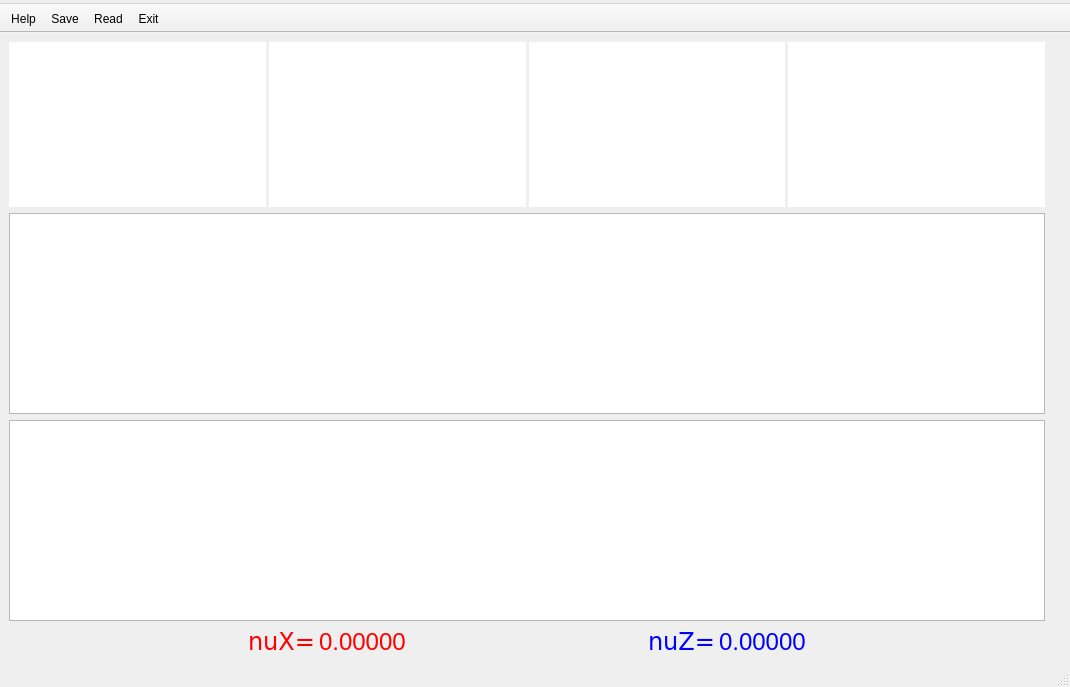
<?xml version="1.0" encoding="UTF-8"?>
<ui version="4.0">
 <class>MainWindow</class>
 <widget class="QMainWindow" name="MainWindow">
  <property name="windowModality">
   <enum>Qt::NonModal</enum>
  </property>
  <property name="geometry">
   <rect>
    <x>0</x>
    <y>0</y>
    <width>1070</width>
    <height>687</height>
   </rect>
  </property>
  <property name="sizePolicy">
   <sizepolicy hsizetype="Expanding" vsizetype="Expanding">
    <horstretch>0</horstretch>
    <verstretch>0</verstretch>
   </sizepolicy>
  </property>
  <property name="windowTitle">
   <string>MainWindow</string>
  </property>
  <widget class="QWidget" name="centralwidget">
   <property name="sizePolicy">
    <sizepolicy hsizetype="Minimum" vsizetype="Minimum">
     <horstretch>0</horstretch>
     <verstretch>0</verstretch>
    </sizepolicy>
   </property>
   <layout class="QGridLayout" name="gridLayout">
    <item row="0" column="0">
     <layout class="QVBoxLayout" name="verticalLayout_2">
      <item>
       <layout class="QHBoxLayout" name="horizontalLayout">
        <property name="spacing">
         <number>3</number>
        </property>
        <item>
         <widget class="PlotWidget" name="plot1">
          <property name="enabled">
           <bool>true</bool>
          </property>
          <property name="sizePolicy">
           <sizepolicy hsizetype="Expanding" vsizetype="Expanding">
            <horstretch>0</horstretch>
            <verstretch>0</verstretch>
           </sizepolicy>
          </property>
          <property name="minimumSize">
           <size>
            <width>0</width>
            <height>1</height>
           </size>
          </property>
          <property name="maximumSize">
           <size>
            <width>16777215</width>
            <height>165</height>
           </size>
          </property>
          <property name="toolTip">
           <string>X plot</string>
          </property>
          <property name="styleSheet">
           <string notr="true"/>
          </property>
          <property name="frameShape">
           <enum>QFrame::NoFrame</enum>
          </property>
          <property name="lineWidth">
           <number>1</number>
          </property>
          <property name="sizeAdjustPolicy">
           <enum>QAbstractScrollArea::AdjustIgnored</enum>
          </property>
          <property name="alignment">
           <set>Qt::AlignCenter</set>
          </property>
         </widget>
        </item>
        <item>
         <widget class="PlotWidget" name="plot2">
          <property name="enabled">
           <bool>true</bool>
          </property>
          <property name="sizePolicy">
           <sizepolicy hsizetype="Expanding" vsizetype="Expanding">
            <horstretch>0</horstretch>
            <verstretch>0</verstretch>
           </sizepolicy>
          </property>
          <property name="minimumSize">
           <size>
            <width>0</width>
            <height>1</height>
           </size>
          </property>
          <property name="maximumSize">
           <size>
            <width>16777215</width>
            <height>165</height>
           </size>
          </property>
          <property name="toolTip">
           <string>X plot</string>
          </property>
          <property name="styleSheet">
           <string notr="true"/>
          </property>
          <property name="frameShape">
           <enum>QFrame::NoFrame</enum>
          </property>
          <property name="lineWidth">
           <number>1</number>
          </property>
          <property name="sizeAdjustPolicy">
           <enum>QAbstractScrollArea::AdjustIgnored</enum>
          </property>
          <property name="alignment">
           <set>Qt::AlignCenter</set>
          </property>
         </widget>
        </item>
        <item>
         <widget class="PlotWidget" name="plot3">
          <property name="enabled">
           <bool>true</bool>
          </property>
          <property name="sizePolicy">
           <sizepolicy hsizetype="Expanding" vsizetype="Expanding">
            <horstretch>0</horstretch>
            <verstretch>0</verstretch>
           </sizepolicy>
          </property>
          <property name="minimumSize">
           <size>
            <width>0</width>
            <height>1</height>
           </size>
          </property>
          <property name="maximumSize">
           <size>
            <width>16777215</width>
            <height>165</height>
           </size>
          </property>
          <property name="toolTip">
           <string>X plot</string>
          </property>
          <property name="styleSheet">
           <string notr="true"/>
          </property>
          <property name="frameShape">
           <enum>QFrame::NoFrame</enum>
          </property>
          <property name="lineWidth">
           <number>1</number>
          </property>
          <property name="sizeAdjustPolicy">
           <enum>QAbstractScrollArea::AdjustIgnored</enum>
          </property>
          <property name="alignment">
           <set>Qt::AlignCenter</set>
          </property>
         </widget>
        </item>
        <item>
         <widget class="PlotWidget" name="plot4">
          <property name="enabled">
           <bool>true</bool>
          </property>
          <property name="sizePolicy">
           <sizepolicy hsizetype="Expanding" vsizetype="Expanding">
            <horstretch>0</horstretch>
            <verstretch>0</verstretch>
           </sizepolicy>
          </property>
          <property name="minimumSize">
           <size>
            <width>0</width>
            <height>1</height>
           </size>
          </property>
          <property name="maximumSize">
           <size>
            <width>16777215</width>
            <height>165</height>
           </size>
          </property>
          <property name="toolTip">
           <string>Z plot</string>
          </property>
          <property name="frameShape">
           <enum>QFrame::NoFrame</enum>
          </property>
          <property name="lineWidth">
           <number>1</number>
          </property>
         </widget>
        </item>
       </layout>
      </item>
      <item>
       <widget class="PlotWidget" name="plot_sng1">
        <property name="enabled">
         <bool>true</bool>
        </property>
        <property name="sizePolicy">
         <sizepolicy hsizetype="Expanding" vsizetype="Expanding">
          <horstretch>0</horstretch>
          <verstretch>0</verstretch>
         </sizepolicy>
        </property>
        <property name="minimumSize">
         <size>
          <width>0</width>
          <height>1</height>
         </size>
        </property>
        <property name="maximumSize">
         <size>
          <width>16777215</width>
          <height>500</height>
         </size>
        </property>
        <property name="toolTip">
         <string>X plot</string>
        </property>
        <property name="styleSheet">
         <string notr="true"/>
        </property>
        <property name="frameShape">
         <enum>QFrame::StyledPanel</enum>
        </property>
        <property name="lineWidth">
         <number>1</number>
        </property>
        <property name="sizeAdjustPolicy">
         <enum>QAbstractScrollArea::AdjustIgnored</enum>
        </property>
        <property name="alignment">
         <set>Qt::AlignCenter</set>
        </property>
       </widget>
      </item>
      <item>
       <widget class="PlotWidget" name="plot_sng2">
        <property name="sizePolicy">
         <sizepolicy hsizetype="Expanding" vsizetype="Expanding">
          <horstretch>0</horstretch>
          <verstretch>0</verstretch>
         </sizepolicy>
        </property>
        <property name="minimumSize">
         <size>
          <width>0</width>
          <height>1</height>
         </size>
        </property>
        <property name="maximumSize">
         <size>
          <width>16777215</width>
          <height>500</height>
         </size>
        </property>
        <property name="toolTip">
         <string>Z spectrum</string>
        </property>
       </widget>
      </item>
      <item>
       <layout class="QHBoxLayout" name="horizontalLayout_3">
        <property name="spacing">
         <number>4</number>
        </property>
        <item>
         <spacer name="horizontalSpacer_2">
          <property name="orientation">
           <enum>Qt::Horizontal</enum>
          </property>
          <property name="sizeHint" stdset="0">
           <size>
            <width>40</width>
            <height>20</height>
           </size>
          </property>
         </spacer>
        </item>
        <item>
         <widget class="QLabel" name="nu_x_label">
          <property name="sizePolicy">
           <sizepolicy hsizetype="Minimum" vsizetype="Minimum">
            <horstretch>0</horstretch>
            <verstretch>0</verstretch>
           </sizepolicy>
          </property>
          <property name="font">
           <font>
            <family>DejaVu Sans</family>
            <pointsize>18</pointsize>
           </font>
          </property>
          <property name="toolTip">
           <string>BetaX</string>
          </property>
          <property name="styleSheet">
           <string notr="true">color: rgb(255, 0, 0);</string>
          </property>
          <property name="text">
           <string>nuX=</string>
          </property>
         </widget>
        </item>
        <item>
         <widget class="QLabel" name="frq_x">
          <property name="sizePolicy">
           <sizepolicy hsizetype="Minimum" vsizetype="Minimum">
            <horstretch>0</horstretch>
            <verstretch>0</verstretch>
           </sizepolicy>
          </property>
          <property name="font">
           <font>
            <pointsize>18</pointsize>
           </font>
          </property>
          <property name="toolTip">
           <string>BetaX-tune</string>
          </property>
          <property name="styleSheet">
           <string notr="true">color: rgb(255, 0, 0);</string>
          </property>
          <property name="text">
           <string>0.00000</string>
          </property>
          <property name="alignment">
           <set>Qt::AlignLeading|Qt::AlignLeft|Qt::AlignVCenter</set>
          </property>
         </widget>
        </item>
        <item>
         <spacer name="horizontalSpacer">
          <property name="orientation">
           <enum>Qt::Horizontal</enum>
          </property>
          <property name="sizeHint" stdset="0">
           <size>
            <width>40</width>
            <height>20</height>
           </size>
          </property>
         </spacer>
        </item>
        <item>
         <widget class="QLabel" name="nu_z_label">
          <property name="sizePolicy">
           <sizepolicy hsizetype="Minimum" vsizetype="Minimum">
            <horstretch>0</horstretch>
            <verstretch>0</verstretch>
           </sizepolicy>
          </property>
          <property name="font">
           <font>
            <family>DejaVu Sans</family>
            <pointsize>18</pointsize>
           </font>
          </property>
          <property name="toolTip">
           <string>BetaZ</string>
          </property>
          <property name="styleSheet">
           <string notr="true">color: rgb(0, 0, 255);</string>
          </property>
          <property name="text">
           <string>nuZ=</string>
          </property>
         </widget>
        </item>
        <item>
         <widget class="QLabel" name="frq_z">
          <property name="sizePolicy">
           <sizepolicy hsizetype="Minimum" vsizetype="Minimum">
            <horstretch>0</horstretch>
            <verstretch>0</verstretch>
           </sizepolicy>
          </property>
          <property name="font">
           <font>
            <pointsize>18</pointsize>
           </font>
          </property>
          <property name="toolTip">
           <string>BetaZ-tune</string>
          </property>
          <property name="styleSheet">
           <string notr="true">color: rgb(0, 0, 255);</string>
          </property>
          <property name="text">
           <string>0.00000</string>
          </property>
         </widget>
        </item>
        <item>
         <spacer name="horizontalSpacer_3">
          <property name="orientation">
           <enum>Qt::Horizontal</enum>
          </property>
          <property name="sizeHint" stdset="0">
           <size>
            <width>40</width>
            <height>20</height>
           </size>
          </property>
         </spacer>
        </item>
       </layout>
      </item>
     </layout>
    </item>
    <item row="0" column="1">
     <layout class="QVBoxLayout" name="verticalLayout">
      <item>
       <widget class="ControlWidget" name="controlWidget1" native="true">
        <property name="sizePolicy">
         <sizepolicy hsizetype="Minimum" vsizetype="Minimum">
          <horstretch>0</horstretch>
          <verstretch>0</verstretch>
         </sizepolicy>
        </property>
        <property name="minimumSize">
         <size>
          <width>10</width>
          <height>0</height>
         </size>
        </property>
        <property name="styleSheet">
         <string notr="true"/>
        </property>
       </widget>
      </item>
      <item>
       <widget class="ControlWidget" name="controlWidget2" native="true">
        <property name="sizePolicy">
         <sizepolicy hsizetype="Minimum" vsizetype="Minimum">
          <horstretch>0</horstretch>
          <verstretch>0</verstretch>
         </sizepolicy>
        </property>
        <property name="minimumSize">
         <size>
          <width>10</width>
          <height>0</height>
         </size>
        </property>
        <property name="styleSheet">
         <string notr="true"/>
        </property>
       </widget>
      </item>
      <item>
       <widget class="QWidget" name="statusWidget" native="true">
        <property name="sizePolicy">
         <sizepolicy hsizetype="Minimum" vsizetype="Minimum">
          <horstretch>0</horstretch>
          <verstretch>0</verstretch>
         </sizepolicy>
        </property>
        <property name="minimumSize">
         <size>
          <width>10</width>
          <height>0</height>
         </size>
        </property>
        <property name="autoFillBackground">
         <bool>false</bool>
        </property>
       </widget>
      </item>
     </layout>
    </item>
   </layout>
  </widget>
  <widget class="QMenuBar" name="menubar">
   <property name="geometry">
    <rect>
     <x>0</x>
     <y>0</y>
     <width>1070</width>
     <height>22</height>
    </rect>
   </property>
   <widget class="QMenu" name="menuHelp">
    <property name="title">
     <string/>
    </property>
   </widget>
   <widget class="QMenu" name="menuAAA">
    <property name="title">
     <string/>
    </property>
   </widget>
   <addaction name="menuHelp"/>
   <addaction name="menuAAA"/>
  </widget>
  <widget class="QStatusBar" name="statusbar"/>
  <widget class="QToolBar" name="toolBar">
   <property name="windowTitle">
    <string>toolBar</string>
   </property>
   <property name="movable">
    <bool>false</bool>
   </property>
   <attribute name="toolBarArea">
    <enum>TopToolBarArea</enum>
   </attribute>
   <attribute name="toolBarBreak">
    <bool>false</bool>
   </attribute>
   <addaction name="actionHelp"/>
   <addaction name="actionSave"/>
   <addaction name="actionRead"/>
   <addaction name="actionExit"/>
  </widget>
  <action name="actionHelp">
   <property name="text">
    <string>Help</string>
   </property>
  </action>
  <action name="actionSave">
   <property name="text">
    <string>Save</string>
   </property>
   <property name="toolTip">
    <string>Save Settings</string>
   </property>
  </action>
  <action name="actionRead">
   <property name="text">
    <string>Read</string>
   </property>
   <property name="toolTip">
    <string>Read Settings</string>
   </property>
  </action>
  <action name="actionExit">
   <property name="text">
    <string>Exit</string>
   </property>
   <property name="toolTip">
    <string>Exit</string>
   </property>
  </action>
 </widget>
 <customwidgets>
  <customwidget>
   <class>PlotWidget</class>
   <extends>QGraphicsView</extends>
   <header>pyqtgraph</header>
  </customwidget>
  <customwidget>
   <class>ControlWidget</class>
   <extends>QWidget</extends>
   <header>controlwidget</header>
   <container>1</container>
  </customwidget>
 </customwidgets>
 <resources/>
 <connections/>
</ui>
